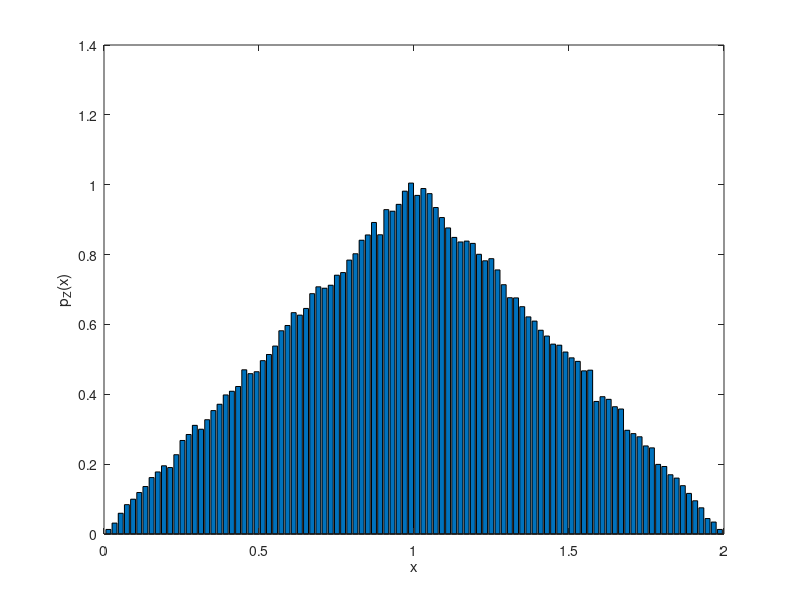

This figure's MATLAB source:
% probability_review/sum_2rv.m
X1 = rand(1,1e5);
X2 = rand(1,1e5);
X3 = rand(1,1e5);
Z = X1 + X2;
[fz,x] = hist(Z,100);
w_fz = x(end)/length(fz);
fz = fz/sum(fz)/w_fz;
figure, bar(x,fz)
xlabel 'x'; ylabel 'p_Z(x)';
